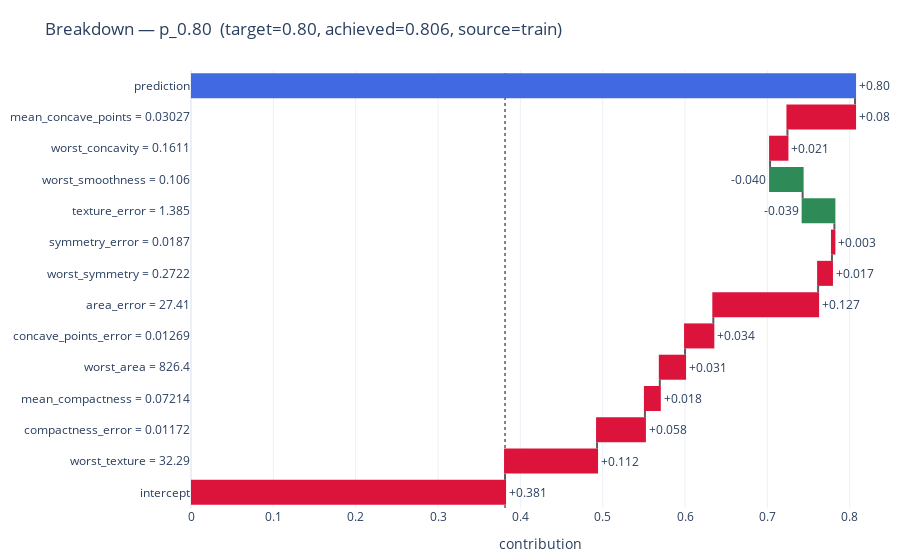

The notebook cell saved with this chart:
### Markdown cell above
### 🔍 Breakdown — amostra **p_0.60** (prob. final ≈ **0,598**)

**Trajetória geral:** partimos do **intercepto (0,381)** e acumulamos **vários empurrões pró-Maligno** até ~**0,873**; no fim, **dois freios relevantes** derrubam o score para ~**0,60**, ainda **acima de 0,50**.

**Principais forças que **aumentam** o risco (barras vermelhas):**

* **`worst_concavity = 0.4636`** **(+0,058)** — concavidade "pior caso" alta, forte sinal morfológico de malignidade.
* **`mean_concave_points = 0.056`** **(+0,108)** — presença de pontos côncavos em média eleva substancialmente o risco.
* **`worst_symmetry = 0.363`** **(+0,098)** — simetria pior-caso elevada, mais um indício de padrão irregular.
* **`worst_texture = 26.93`** **(+0,091)** — textura no "pior caso" em faixa alta empurra o score.
* **`concave_points_error = 0.014`** **(+0,076)** — variação em pontos côncavos também colabora para o aumento.
* **`worst_smoothness = 0.146`** **(+0,024)** e **`worst_area = 750.1`** **(+0,036)** — reforços adicionais pró-Maligno.

**Ajustes pequenos / neutros:**

* **`texture_error = 1.194`** (~0) e **`symmetry_error = 0.019`** (~0) têm efeito marginal neste caso.

**Freios que **reduzem** o risco (barras verdes):**

* **`compactness_error = 0.034`** **(−0,082)** — neste regime, maior "erro" de compacidade atua como amortecedor.
* **`mean_compactness = 0.152`** **(−0,186)** — **principal queda**: valores altos de compacidade média, **condicionais** às variáveis "worst", tendem a puxar para o lado benigno no nosso LR_L2.
* **`area_error = 22.69`** **(−0,006)** — ajuste fino, pequeno.

**Leitura final:** mesmo com dois freios relevantes no fim, o conjunto de sinais fortes em **"pior caso"** (**worst_concavity**, **worst_texture**, **worst_symmetry**) e em **concavidade** (**mean_concave_points**) mantém a probabilidade em **~0,60**, **acima do limiar 0,50**, logo **classificado como Maligno**.

### Code cell
# Break Down: prob ≈ 0.80
label = "p_0.80"
obs   = obs_for_breakdown[label]
bd    = explainer.predict_parts(new_observation=obs, type="break_down", keep_distributions=True)

meta  = selected_df[selected_df["selection_label"] == label].iloc[0]
title = (f"Breakdown — {label}  (target={meta['target_p']:.2f}, "
         f"achieved={meta['achieved_p']:.3f}, source={meta['source']})")

print(bd.result[["variable","variable_value","contribution","cumulative"]])

fig = plot_breakdown_from_bd(bd, title=title)
fig.show()

### Figure 1 — Plotly figure (JSON) as saved in the notebook; plotly's stock layout.template omitted (floating-point values rounded to 4 significant figures)
{"data": [{"connector": {"line": {"color": "rgb(90,90,90)"}}, "customdata": [[0.3814, 0, 0.3814], [0.1117, 0.3814, 0.4932], [0.05813, 0.4932, 0.5513], [0.01809, 0.5513, 0.5694], [0.03066, 0.5694, 0.6], [0.03432, 0.6, 0.6344], [0.1273, 0.6344, 0.7616], [0.01681, 0.7616, 0.7784], [0.002959, 0.7784, 0.7814], [-0.03857, 0.7814, 0.7428], [-0.03954, 0.7428, 0.7033], [0.02109, 0.7033, 0.7244], [0.08212, 0.7244, 0.8065], [0.8065, 0, 0.8065]], "decreasing": {"marker": {"color": "seagreen"}}, "hovertemplate": "%{y}<br>contribution (Δ): %{customdata[0]:.3f}<br>cum. before: %{customdata[1]:.3f}<br>cum. after: %{customdata[2]:.3f}<extra></extra>", "increasing": {"marker": {"color": "crimson"}}, "measure": ["relative", "relative", "relative", "relative", "relative", "relative", "relative", "relative", "relative", "relative", "relative", "relative", "relative", "total"], "orientation": "h", "text": ["+0.381", "+0.112", "+0.058", "+0.018", "+0.031", "+0.034", "+0.127", "+0.017", "+0.003", "-0.039", "-0.040", "+0.021", "+0.082", "+0.806"], "textposition": "outside", "totals": {"marker": {"color": "royalblue"}}, "type": "waterfall", "x": [0.3814, 0.1117, 0.05813, 0.01809, 0.03066, 0.03432, 0.1273, 0.01681, 0.002959, -0.03857, -0.03954, 0.02109, 0.08212, 0.8065], "y": ["intercept", "worst_texture = 32.29", "compactness_error = 0.01172", "mean_compactness = 0.07214", "worst_area = 826.4", "concave_points_error = 0.01269", "area_error = 27.41", "worst_symmetry = 0.2722", "symmetry_error = 0.0187", "texture_error = 1.385", "worst_smoothness = 0.106", "worst_concavity = 0.1611", "mean_concave_points = 0.03027", "prediction"]}], "layout": {"hovermode": "closest", "margin": {"b": 40, "l": 10, "r": 10, "t": 70}, "shapes": [{"layer": "below", "line": {"color": "rgb(90,90,90)", "dash": "dot", "width": 1.5}, "type": "line", "x0": 0.3814, "x1": 0.3814, "y0": 0, "y1": 1, "yref": "paper"}], "showlegend": false, "title": {"text": "Breakdown — p_0.80  (target=0.80, achieved=0.806, source=train)"}, "xaxis": {"title": {"text": "contribution"}}, "yaxis": {"categoryarray": ["intercept", "worst_texture = 32.29", "compactness_error = 0.01172", "mean_compactness = 0.07214", "worst_area = 826.4", "concave_points_error = 0.01269", "area_error = 27.41", "worst_symmetry = 0.2722", "symmetry_error = 0.0187", "texture_error = 1.385", "worst_smoothness = 0.106", "worst_concavity = 0.1611", "mean_concave_points = 0.03027", "prediction"], "categoryorder": "array"}}}
